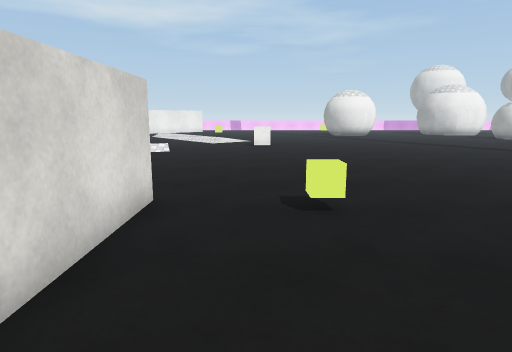
[1] (above)

20 first-person views from a walk through a scene from a Unity 3-D project. The camera is 1.4 m above the floor, tilts 10° down and sees 75° across. The floor is counted in squares, 1 m on a side. Each view is taken from the middle of a square. On the plan, view 1 faces up. The plan holds only what a view shows up to about 15 squares ahead; the rest is blank. The place goes on beyond the plan. The player character is not drawn. Surface patterns are stand-ins for the level's own textures.

[2]
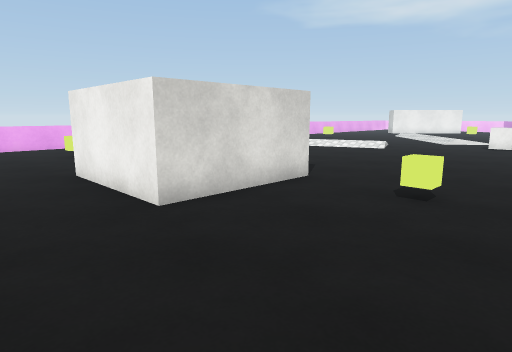

[3]
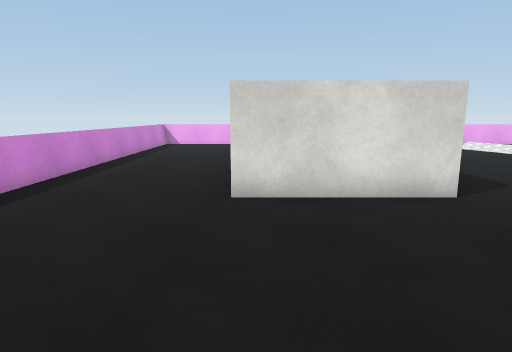

[4]
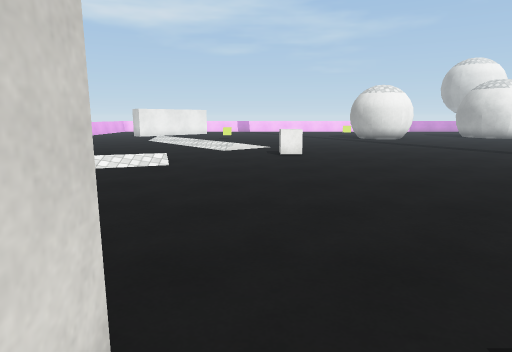

[5]
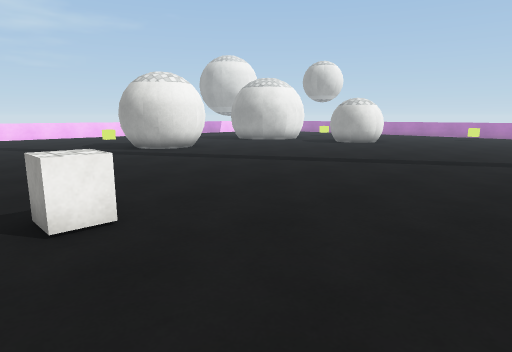

[6]
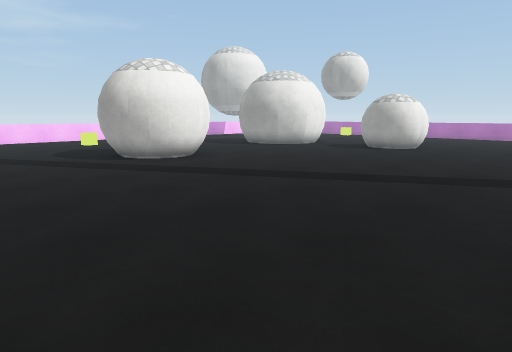

[7]
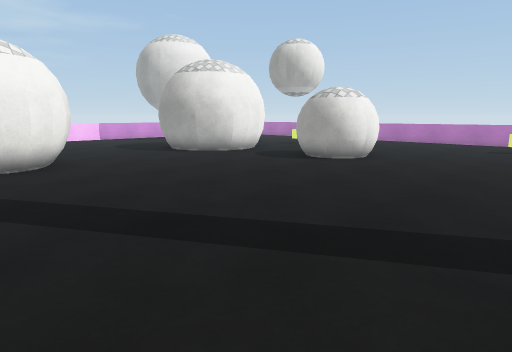

[8]
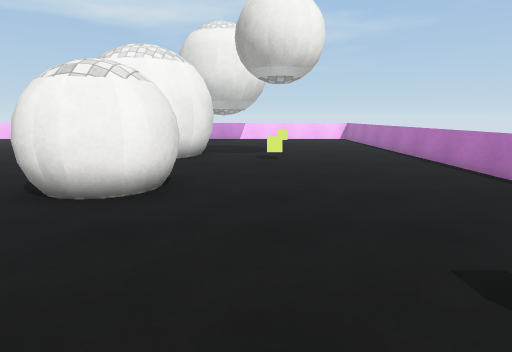

[9]
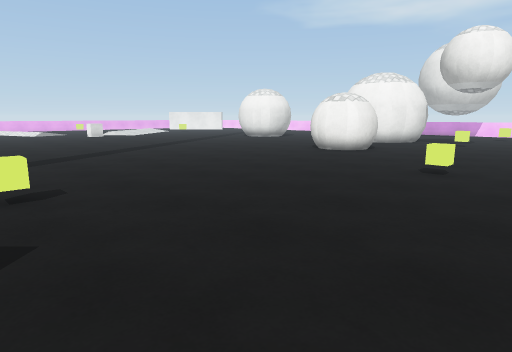

[10]
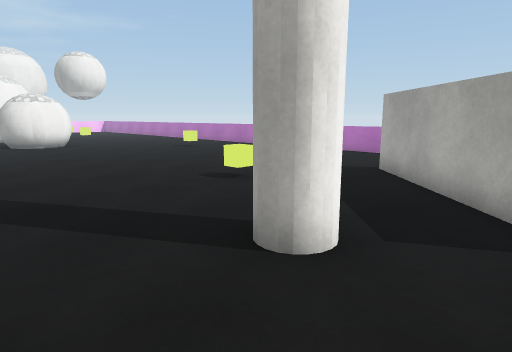

[11]
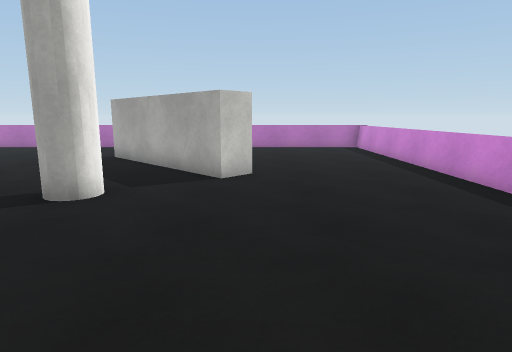

[12]
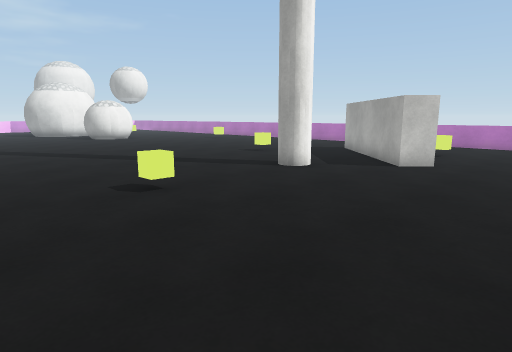

[13]
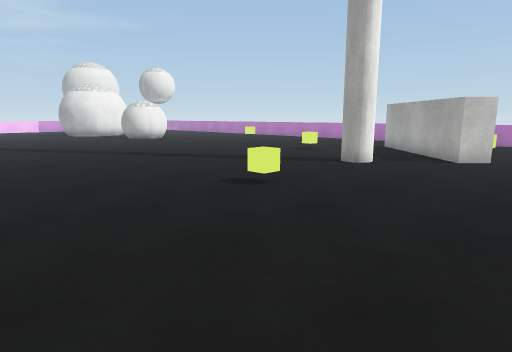

[14]
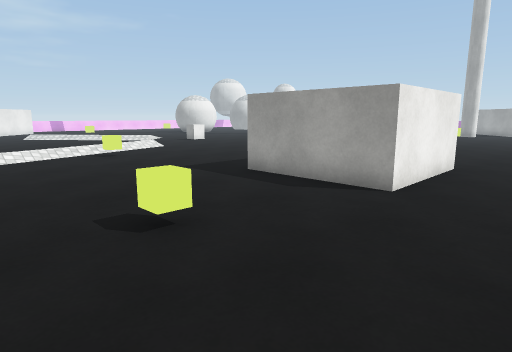

[15]
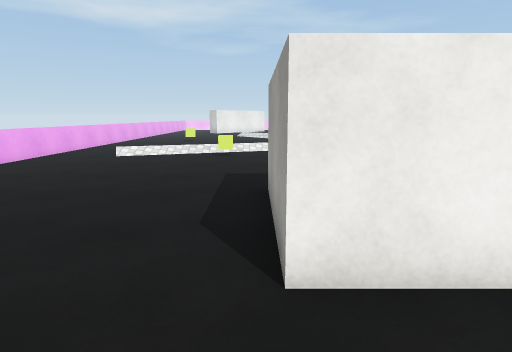

[16]
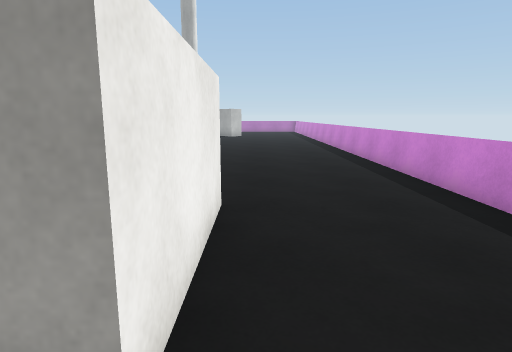

[17]
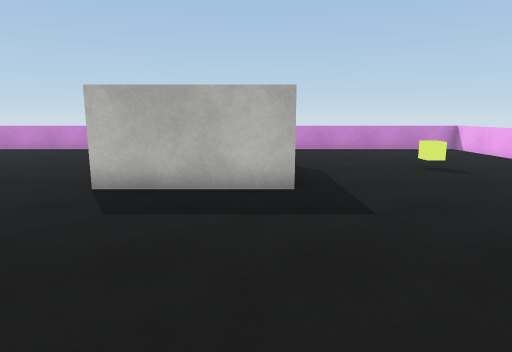

[18]
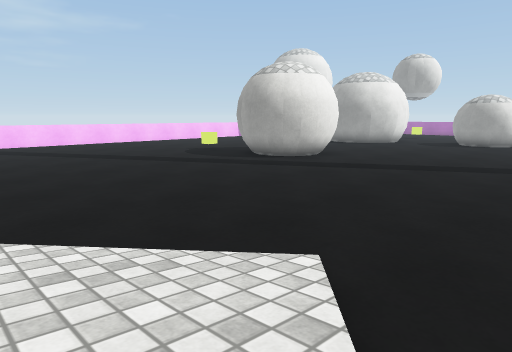

[19]
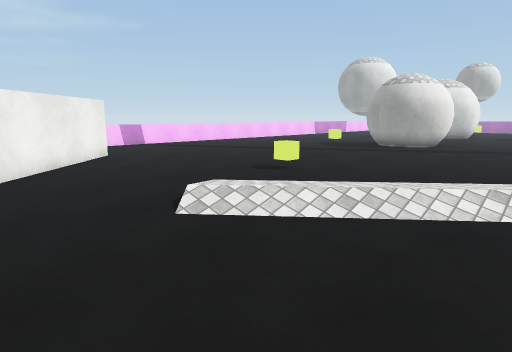

[20]
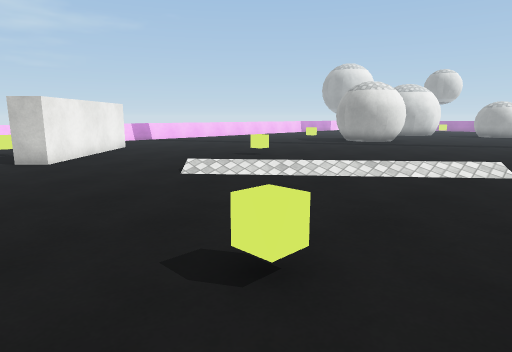

### Floor plan
Points are (right, up) in squares from view 1. A wall is a line through its corners. A room is listed if a view was taken in it or the views show most of it. See-through windows are left out.
Room 1 (views 1, 2, 3, 4, 5, 6, 7, 8, 9, 10, 11, 12, 13, 14, 15, 16, 17, 18, 19, 20)
walls: (-1.8, 5.6) (-1.8, 1.6) (-5.8, 1.6) (-5.8, 5.6) (-1.8, 5.6); (15.7, 20.9) (15.5, 21.4); (15.5, 21.2) (15.5, 21.6) (15.6, 22.2) (15.7, 22.5) (16.1, 22.9); (16.5, 20.3) (16.1, 20.5) (15.6, 21); (9.2, 26) (8.9, 25.4) (8.6, 25.1) (7.9, 24.7) (7.3, 24.6) (6.8, 24.7) (6.2, 25) (5.7, 25.4) (5.5, 26) (5.4, 26.6) (5.5, 27.2) (5.8, 27.8); (17.4, 20.3) (17, 20.2); (18, 20.6) (17.2, 20.2) (16.2, 20.4); (18.5, 21.5) (18.1, 20.8) (17.8, 20.5); (18.4, 22.2) (18.4, 21.7) (18.4, 21.3); (16.7, 25.5) (15.8, 25.3) (15.3, 25.4) (14.4, 25.9) (13.9, 26.3) (13.6, 27) (13.5, 27.7) (13.6, 28.6); (18.4, 2) (17.6, 2.8) (21.9, 7.1); (18.4, 27.8) (18.3, 27) (17.9, 26.4) (17.3, 25.8); (-7.2, 30.5) (-9.4, 28.4) (-10.2, 29.1)
low walls: (7.8, 24.9) (7.5, 24.8); (6.2, 25.2) (5.9, 25.5); (6.4, 25.2) (6, 25.6); (6.9, 25.2) (6.5, 25.4); (7.9, 25.1) (7.5, 25) (6.8, 25.1); (6.1, 25.6) (5.8, 26.1) (5.8, 26.7) (5.8, 27.1); (8.8, 25.6) (8.3, 25.1) (7.7, 24.8) (6.6, 25) (6, 25.3) (5.6, 26.1) (5.6, 26.4) (5.7, 27.1); (8.6, 25.7) (8.4, 25.4) (7.5, 25); (16, 20.9) (15.7, 21.3); (18.2, 21.3) (18, 21) (17.7, 20.7); (16.7, 25.6) (16, 25.5) (15.2, 25.6) (14.7, 25.9) (14.1, 26.4) (13.8, 27.1) (13.7, 28) (13.7, 28.4); (17.8, 26.5) (17.4, 26.1); (18.2, 27.8) (18.1, 27.1) (17.7, 26.5); (16.1, -2.9) (25.1, -2.9); (-13.8, 14.1) (-13.8, 9); (25.9, 8.8) (25.9, 10.6); (25.9, 22.5) (25.9, 30.1); (-13.8, 3.6) (-13.8, -2.9) (8.1, -2.9); (25.9, 1.2) (25.9, 2.5)
objects: other object (-10, 3); other object (-10, 19); other object (-7, 11); other object (-3, 26); other object (0, 16) to (1, 17); other object (1, 5); other object (6, 30); other object (11, 5); other object (18, 9); other object (21, 3); other object (21, 26); other object (22, 17)

Where each view was taken, in squares from view 1:
view 1: 0 up, 0 right, facing up
view 2: 1 down, 3 right, facing up-left
view 3: 2 up, 4 right, facing left
view 4: 4 up, 1 left, facing up
view 5: 12 up, 1 left, facing up-right
view 6: 15 up, 1 right, facing up-right
view 7: 15 up, 6 right, facing up-right
view 8: 15 up, 20 right, facing up
view 9: 8 up, 25 right, facing up-left
view 10: 3 up, 13 right, facing up-right
view 11: 2 up, 10 right, facing right
view 12: 1 down, 8 right, facing up-right
view 13: 0 up, 6 right, facing up-right
view 14: 1 down, 12 left, facing up-right
view 15: 1 down, 6 left, facing up
view 16: 1 up, 7 left, facing right
view 17: 12 up, 5 left, facing down
view 18: 18 up, 3 left, facing up-right
view 19: 20 up, 10 left, facing up-right
view 20: 17 up, 12 left, facing up-right
